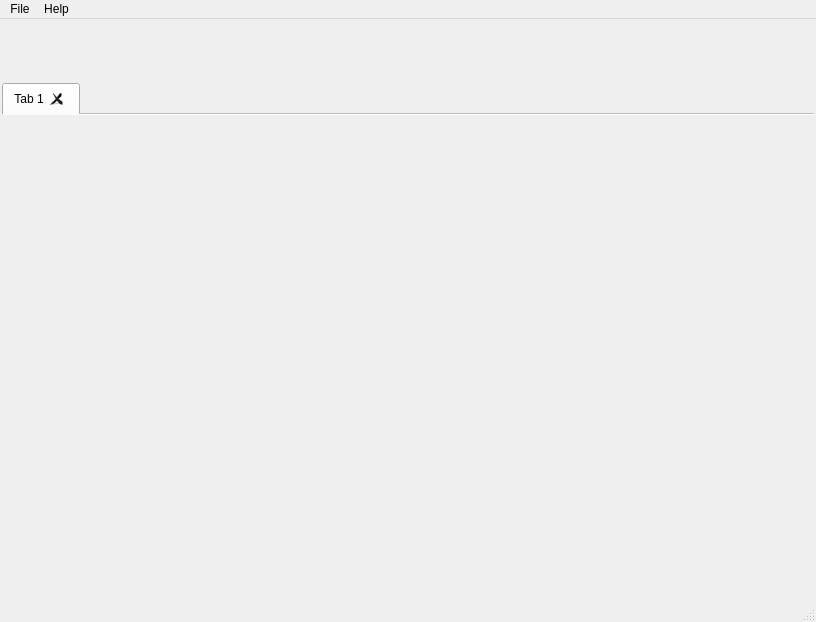
<?xml version="1.0" encoding="UTF-8"?>
<ui version="4.0">
 <class>StatsGeneratorUI</class>
 <widget class="QMainWindow" name="StatsGeneratorUI">
  <property name="geometry">
   <rect>
    <x>0</x>
    <y>0</y>
    <width>816</width>
    <height>622</height>
   </rect>
  </property>
  <property name="minimumSize">
   <size>
    <width>800</width>
    <height>600</height>
   </size>
  </property>
  <property name="windowTitle">
   <string>StatsGenerator</string>
  </property>
  <widget class="QWidget" name="centralwidget">
   <layout class="QVBoxLayout" name="verticalLayout_2">
    <property name="spacing">
     <number>4</number>
    </property>
    <property name="margin">
     <number>2</number>
    </property>
    <item>
     <layout class="QHBoxLayout" name="horizontalLayout_3">
      <property name="spacing">
       <number>6</number>
      </property>
      <property name="topMargin">
       <number>5</number>
      </property>
      <property name="bottomMargin">
       <number>5</number>
      </property>
      <item>
       <widget class="QPushButton" name="addPhase">
        <property name="minimumSize">
         <size>
          <width>48</width>
          <height>48</height>
         </size>
        </property>
        <property name="maximumSize">
         <size>
          <width>48</width>
          <height>48</height>
         </size>
        </property>
        <property name="focusPolicy">
         <enum>Qt::ClickFocus</enum>
        </property>
        <property name="toolTip">
         <string>Add a new Phase</string>
        </property>
        <property name="statusTip">
         <string>Add a new Phase</string>
        </property>
        <property name="text">
         <string/>
        </property>
        <property name="icon">
         <iconset resource="../../../../Resources/icons/images/Icons.qrc">
          <normaloff>:/cube_molecule_add.png</normaloff>:/cube_molecule_add.png</iconset>
        </property>
        <property name="iconSize">
         <size>
          <width>48</width>
          <height>48</height>
         </size>
        </property>
        <property name="shortcut">
         <string>Enter</string>
        </property>
        <property name="flat">
         <bool>true</bool>
        </property>
       </widget>
      </item>
      <item>
       <widget class="QPushButton" name="deletePhase">
        <property name="minimumSize">
         <size>
          <width>48</width>
          <height>48</height>
         </size>
        </property>
        <property name="maximumSize">
         <size>
          <width>48</width>
          <height>48</height>
         </size>
        </property>
        <property name="focusPolicy">
         <enum>Qt::ClickFocus</enum>
        </property>
        <property name="toolTip">
         <string>Delete the current phase</string>
        </property>
        <property name="statusTip">
         <string>Delete the current phase</string>
        </property>
        <property name="text">
         <string/>
        </property>
        <property name="icon">
         <iconset resource="../../../../Resources/icons/images/Icons.qrc">
          <normaloff>:/cube_molecule_delete.png</normaloff>:/cube_molecule_delete.png</iconset>
        </property>
        <property name="iconSize">
         <size>
          <width>48</width>
          <height>48</height>
         </size>
        </property>
        <property name="flat">
         <bool>true</bool>
        </property>
       </widget>
      </item>
      <item>
       <widget class="QPushButton" name="editPhase">
        <property name="minimumSize">
         <size>
          <width>48</width>
          <height>48</height>
         </size>
        </property>
        <property name="maximumSize">
         <size>
          <width>48</width>
          <height>48</height>
         </size>
        </property>
        <property name="focusPolicy">
         <enum>Qt::ClickFocus</enum>
        </property>
        <property name="toolTip">
         <string>Edit the current Phase</string>
        </property>
        <property name="statusTip">
         <string>Edit the current Phase</string>
        </property>
        <property name="text">
         <string/>
        </property>
        <property name="icon">
         <iconset resource="../../../../Resources/icons/images/Icons.qrc">
          <normaloff>:/cube_molecule_gearwheel.png</normaloff>:/cube_molecule_gearwheel.png</iconset>
        </property>
        <property name="iconSize">
         <size>
          <width>48</width>
          <height>48</height>
         </size>
        </property>
        <property name="flat">
         <bool>true</bool>
        </property>
       </widget>
      </item>
      <item>
       <spacer name="horizontalSpacer_4">
        <property name="orientation">
         <enum>Qt::Horizontal</enum>
        </property>
        <property name="sizeHint" stdset="0">
         <size>
          <width>40</width>
          <height>20</height>
         </size>
        </property>
       </spacer>
      </item>
     </layout>
    </item>
    <item>
     <widget class="QTabWidget" name="phaseTabs">
      <property name="tabPosition">
       <enum>QTabWidget::North</enum>
      </property>
      <property name="tabShape">
       <enum>QTabWidget::Rounded</enum>
      </property>
      <property name="usesScrollButtons">
       <bool>true</bool>
      </property>
      <property name="documentMode">
       <bool>true</bool>
      </property>
      <property name="tabsClosable">
       <bool>true</bool>
      </property>
      <property name="movable">
       <bool>false</bool>
      </property>
      <widget class="SGWidget" name="tab_SGWidget_1">
       <attribute name="title">
        <string>Tab 1</string>
       </attribute>
      </widget>
     </widget>
    </item>
   </layout>
  </widget>
  <widget class="QMenuBar" name="menubar">
   <property name="geometry">
    <rect>
     <x>0</x>
     <y>0</y>
     <width>816</width>
     <height>22</height>
    </rect>
   </property>
   <widget class="QMenu" name="menuFile">
    <property name="title">
     <string>File</string>
    </property>
    <widget class="QMenu" name="menu_RecentFiles">
     <property name="enabled">
      <bool>true</bool>
     </property>
     <property name="title">
      <string>Recent Files</string>
     </property>
    </widget>
    <addaction name="actionNew"/>
    <addaction name="actionOpen"/>
    <addaction name="actionSave"/>
    <addaction name="actionSaveAs"/>
    <addaction name="separator"/>
    <addaction name="actionClose"/>
    <addaction name="separator"/>
    <addaction name="menu_RecentFiles"/>
    <addaction name="separator"/>
    <addaction name="actionExit"/>
   </widget>
   <widget class="QMenu" name="menuHelp">
    <property name="title">
     <string>Help</string>
    </property>
    <addaction name="actionAbout"/>
    <addaction name="actionLicense_Information"/>
    <addaction name="actionStatsGenerator_Help"/>
   </widget>
   <addaction name="menuFile"/>
   <addaction name="menuHelp"/>
  </widget>
  <widget class="QStatusBar" name="statusbar"/>
  <action name="actionRecent_Files">
   <property name="text">
    <string>Recent Files</string>
   </property>
  </action>
  <action name="actionSave">
   <property name="text">
    <string>Save</string>
   </property>
   <property name="shortcut">
    <string>Ctrl+S</string>
   </property>
  </action>
  <action name="actionOpen">
   <property name="enabled">
    <bool>true</bool>
   </property>
   <property name="text">
    <string>Open</string>
   </property>
   <property name="shortcut">
    <string>Ctrl+O</string>
   </property>
  </action>
  <action name="actionSaveAs">
   <property name="text">
    <string>Save As</string>
   </property>
   <property name="shortcut">
    <string>Ctrl+Shift+S</string>
   </property>
  </action>
  <action name="actionExit">
   <property name="text">
    <string>Exit</string>
   </property>
   <property name="shortcut">
    <string>Ctrl+Q</string>
   </property>
  </action>
  <action name="actionClose">
   <property name="text">
    <string>Close</string>
   </property>
   <property name="shortcut">
    <string>Ctrl+W</string>
   </property>
  </action>
  <action name="actionAbout">
   <property name="text">
    <string>About</string>
   </property>
  </action>
  <action name="actionNew">
   <property name="text">
    <string>New</string>
   </property>
   <property name="shortcut">
    <string>Ctrl+N</string>
   </property>
  </action>
  <action name="actionLicense_Information">
   <property name="text">
    <string>License Information</string>
   </property>
  </action>
  <action name="actionStatsGenerator_Help">
   <property name="text">
    <string>StatsGenerator Help</string>
   </property>
  </action>
 </widget>
 <customwidgets>
  <customwidget>
   <class>SGWidget</class>
   <extends>QWidget</extends>
   <header location="global">SGWidget.h</header>
   <container>1</container>
  </customwidget>
 </customwidgets>
 <resources>
  <include location="../../../../Resources/icons/images/Icons.qrc"/>
 </resources>
 <connections/>
</ui>
